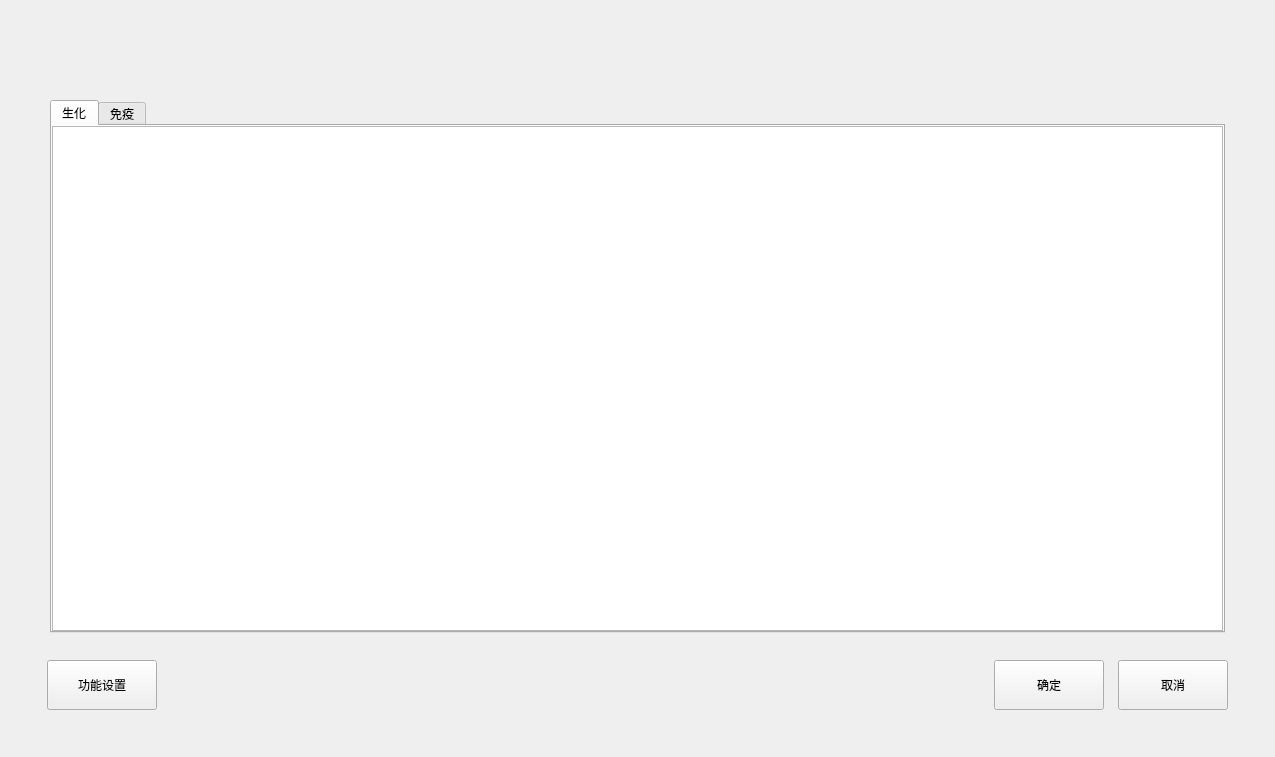
<?xml version="1.0" encoding="UTF-8"?>
<ui version="4.0">
 <class>functionManageDlg</class>
 <widget class="BaseDlg" name="functionManageDlg">
  <property name="geometry">
   <rect>
    <x>0</x>
    <y>0</y>
    <width>1275</width>
    <height>757</height>
   </rect>
  </property>
  <property name="windowTitle">
   <string notr="true">functionManageDlg</string>
  </property>
  <widget class="QWidget" name="widget" native="true">
   <property name="geometry">
    <rect>
     <x>0</x>
     <y>0</y>
     <width>1275</width>
     <height>757</height>
    </rect>
   </property>
   <property name="scrolls" stdset="0">
    <string>layout_noborder</string>
   </property>
   <layout class="QVBoxLayout" name="verticalLayout_5">
    <property name="spacing">
     <number>27</number>
    </property>
    <property name="leftMargin">
     <number>47</number>
    </property>
    <property name="topMargin">
     <number>100</number>
    </property>
    <property name="rightMargin">
     <number>47</number>
    </property>
    <property name="bottomMargin">
     <number>47</number>
    </property>
    <item>
     <layout class="QVBoxLayout" name="verticalLayout_2">
      <property name="leftMargin">
       <number>3</number>
      </property>
      <property name="rightMargin">
       <number>3</number>
      </property>
      <item>
       <widget class="QTabWidget" name="tabWidget">
        <property name="styleSheet">
         <string notr="true"/>
        </property>
        <property name="currentIndex">
         <number>0</number>
        </property>
        <property name="tabBarAutoHide">
         <bool>true</bool>
        </property>
        <property name="tabs" stdset="0">
         <string notr="true">sub</string>
        </property>
        <property name="borders" stdset="0">
         <string>tab</string>
        </property>
        <property name="pane_border" stdset="0">
         <string>border_all</string>
        </property>
        <property name="paddings_right" stdset="0">
         <string>r_3</string>
        </property>
        <property name="paddings_left" stdset="0">
         <string>l_3</string>
        </property>
        <widget class="QWidget" name="tab_ch">
         <attribute name="title">
          <string>生化</string>
         </attribute>
         <layout class="QVBoxLayout" name="verticalLayout_3">
          <property name="spacing">
           <number>0</number>
          </property>
          <property name="leftMargin">
           <number>0</number>
          </property>
          <property name="topMargin">
           <number>0</number>
          </property>
          <property name="rightMargin">
           <number>0</number>
          </property>
          <property name="bottomMargin">
           <number>0</number>
          </property>
          <item>
           <widget class="QTableView" name="ch_tableView">
            <property name="styleSheet">
             <string notr="true"/>
            </property>
            <property name="verticalScrollBarPolicy">
             <enum>Qt::ScrollBarAsNeeded</enum>
            </property>
            <property name="horizontalScrollBarPolicy">
             <enum>Qt::ScrollBarAsNeeded</enum>
            </property>
            <property name="editTriggers">
             <set>QAbstractItemView::NoEditTriggers</set>
            </property>
            <property name="selectionMode">
             <enum>QAbstractItemView::SingleSelection</enum>
            </property>
            <property name="selectionBehavior">
             <enum>QAbstractItemView::SelectRows</enum>
            </property>
            <property name="textElideMode">
             <enum>Qt::ElideMiddle</enum>
            </property>
            <property name="verticalScrollMode">
             <enum>QAbstractItemView::ScrollPerPixel</enum>
            </property>
            <property name="horizontalScrollMode">
             <enum>QAbstractItemView::ScrollPerPixel</enum>
            </property>
            <property name="showGrid">
             <bool>false</bool>
            </property>
            <property name="sortingEnabled">
             <bool>false</bool>
            </property>
            <property name="wordWrap">
             <bool>true</bool>
            </property>
            <property name="scrolls" stdset="0">
             <string notr="true">layout_noborder</string>
            </property>
            <attribute name="horizontalHeaderDefaultSectionSize">
             <number>100</number>
            </attribute>
            <attribute name="horizontalHeaderHighlightSections">
             <bool>false</bool>
            </attribute>
            <attribute name="horizontalHeaderStretchLastSection">
             <bool>false</bool>
            </attribute>
            <attribute name="verticalHeaderVisible">
             <bool>false</bool>
            </attribute>
            <attribute name="verticalHeaderDefaultSectionSize">
             <number>44</number>
            </attribute>
           </widget>
          </item>
         </layout>
        </widget>
        <widget class="QWidget" name="tab_im">
         <attribute name="title">
          <string>免疫</string>
         </attribute>
         <layout class="QVBoxLayout" name="verticalLayout_4">
          <property name="spacing">
           <number>0</number>
          </property>
          <property name="leftMargin">
           <number>0</number>
          </property>
          <property name="topMargin">
           <number>0</number>
          </property>
          <property name="rightMargin">
           <number>0</number>
          </property>
          <property name="bottomMargin">
           <number>0</number>
          </property>
          <item>
           <widget class="QTableView" name="im_tableView">
            <property name="verticalScrollBarPolicy">
             <enum>Qt::ScrollBarAlwaysOn</enum>
            </property>
            <property name="horizontalScrollBarPolicy">
             <enum>Qt::ScrollBarAsNeeded</enum>
            </property>
            <property name="editTriggers">
             <set>QAbstractItemView::NoEditTriggers</set>
            </property>
            <property name="selectionMode">
             <enum>QAbstractItemView::SingleSelection</enum>
            </property>
            <property name="selectionBehavior">
             <enum>QAbstractItemView::SelectRows</enum>
            </property>
            <property name="showGrid">
             <bool>false</bool>
            </property>
            <property name="scrolls" stdset="0">
             <string>layout_noborder</string>
            </property>
            <attribute name="horizontalHeaderDefaultSectionSize">
             <number>320</number>
            </attribute>
            <attribute name="horizontalHeaderHighlightSections">
             <bool>false</bool>
            </attribute>
            <attribute name="horizontalHeaderStretchLastSection">
             <bool>false</bool>
            </attribute>
            <attribute name="verticalHeaderVisible">
             <bool>false</bool>
            </attribute>
            <attribute name="verticalHeaderDefaultSectionSize">
             <number>44</number>
            </attribute>
           </widget>
          </item>
         </layout>
        </widget>
       </widget>
      </item>
     </layout>
    </item>
    <item>
     <widget class="QWidget" name="widget1" native="true">
      <layout class="QHBoxLayout" name="horizontalLayout">
       <property name="spacing">
        <number>14</number>
       </property>
       <property name="leftMargin">
        <number>0</number>
       </property>
       <property name="topMargin">
        <number>0</number>
       </property>
       <property name="rightMargin">
        <number>0</number>
       </property>
       <property name="bottomMargin">
        <number>0</number>
       </property>
       <item>
        <widget class="QPushButton" name="function_set_btn">
         <property name="minimumSize">
          <size>
           <width>110</width>
           <height>50</height>
          </size>
         </property>
         <property name="text">
          <string>功能设置</string>
         </property>
         <property name="buttons" stdset="0">
          <string notr="true">btn_dlg</string>
         </property>
        </widget>
       </item>
       <item>
        <spacer name="horizontalSpacer">
         <property name="orientation">
          <enum>Qt::Horizontal</enum>
         </property>
         <property name="sizeHint" stdset="0">
          <size>
           <width>40</width>
           <height>20</height>
          </size>
         </property>
        </spacer>
       </item>
       <item>
        <widget class="QPushButton" name="save_btn">
         <property name="minimumSize">
          <size>
           <width>110</width>
           <height>50</height>
          </size>
         </property>
         <property name="text">
          <string>确定</string>
         </property>
         <property name="buttons" stdset="0">
          <string notr="true">btn_dlg</string>
         </property>
        </widget>
       </item>
       <item>
        <widget class="QPushButton" name="close_btn">
         <property name="minimumSize">
          <size>
           <width>110</width>
           <height>50</height>
          </size>
         </property>
         <property name="text">
          <string>取消</string>
         </property>
         <property name="buttons" stdset="0">
          <string notr="true">btn_dlg</string>
         </property>
        </widget>
       </item>
      </layout>
     </widget>
    </item>
   </layout>
  </widget>
 </widget>
 <customwidgets>
  <customwidget>
   <class>BaseDlg</class>
   <extends>QWidget</extends>
   <header>shared/basedlg.h</header>
   <container>1</container>
  </customwidget>
 </customwidgets>
 <resources/>
 <connections>
  <connection>
   <sender>close_btn</sender>
   <signal>clicked()</signal>
   <receiver>functionManageDlg</receiver>
   <slot>close()</slot>
   <hints>
    <hint type="sourcelabel">
     <x>1197</x>
     <y>686</y>
    </hint>
    <hint type="destinationlabel">
     <x>637</x>
     <y>378</y>
    </hint>
   </hints>
  </connection>
 </connections>
</ui>
